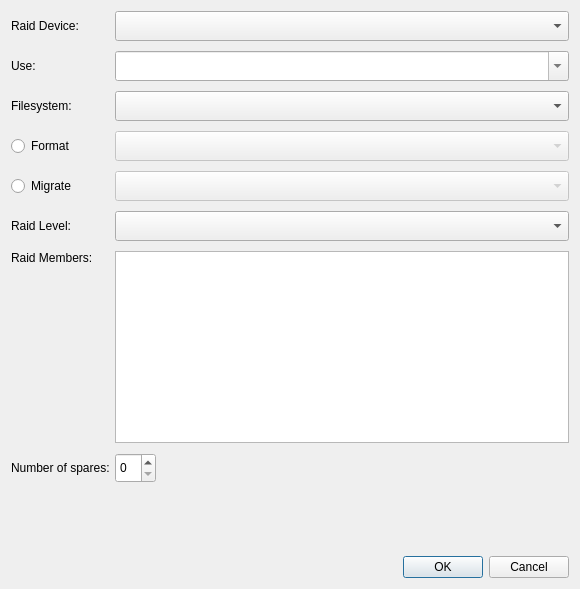
<?xml version="1.0" encoding="UTF-8"?>
<ui version="4.0">
 <class>RaidWidget</class>
 <widget class="QWidget" name="RaidWidget">
  <property name="geometry">
   <rect>
    <x>0</x>
    <y>0</y>
    <width>580</width>
    <height>589</height>
   </rect>
  </property>
  <layout class="QGridLayout" name="gridLayout">
   <property name="horizontalSpacing">
    <number>5</number>
   </property>
   <property name="verticalSpacing">
    <number>10</number>
   </property>
   <item row="0" column="0" colspan="2">
    <widget class="QLabel" name="raidMinorLabel">
     <property name="text">
      <string>Raid Device:</string>
     </property>
    </widget>
   </item>
   <item row="0" column="2" colspan="2">
    <widget class="QComboBox" name="raidMinors">
     <property name="minimumSize">
      <size>
       <width>0</width>
       <height>30</height>
      </size>
     </property>
    </widget>
   </item>
   <item row="1" column="0" colspan="2">
    <widget class="QLabel" name="label">
     <property name="text">
      <string>Use:</string>
     </property>
    </widget>
   </item>
   <item row="1" column="2" colspan="2">
    <widget class="QComboBox" name="mountpointMenu">
     <property name="minimumSize">
      <size>
       <width>0</width>
       <height>30</height>
      </size>
     </property>
     <property name="styleSheet">
      <string notr="true">color: #333333</string>
     </property>
     <property name="editable">
      <bool>true</bool>
     </property>
     <item>
      <property name="text">
       <string/>
      </property>
     </item>
    </widget>
   </item>
   <item row="2" column="0" colspan="2">
    <widget class="QLabel" name="filesystemLabel">
     <property name="text">
      <string>Filesystem:</string>
     </property>
    </widget>
   </item>
   <item row="2" column="2" colspan="2">
    <widget class="QComboBox" name="filesystemMenu">
     <property name="minimumSize">
      <size>
       <width>0</width>
       <height>30</height>
      </size>
     </property>
    </widget>
   </item>
   <item row="3" column="0" colspan="2">
    <widget class="QRadioButton" name="formatRadio">
     <property name="text">
      <string>Format</string>
     </property>
    </widget>
   </item>
   <item row="3" column="2" colspan="2">
    <widget class="QComboBox" name="formatCombo">
     <property name="enabled">
      <bool>false</bool>
     </property>
     <property name="minimumSize">
      <size>
       <width>0</width>
       <height>30</height>
      </size>
     </property>
    </widget>
   </item>
   <item row="4" column="0" colspan="2">
    <widget class="QRadioButton" name="migrateRadio">
     <property name="text">
      <string>Migrate</string>
     </property>
    </widget>
   </item>
   <item row="4" column="2" colspan="2">
    <widget class="QComboBox" name="migrateCombo">
     <property name="enabled">
      <bool>false</bool>
     </property>
     <property name="minimumSize">
      <size>
       <width>0</width>
       <height>30</height>
      </size>
     </property>
    </widget>
   </item>
   <item row="5" column="0" colspan="2">
    <widget class="QLabel" name="raidLevelLabel">
     <property name="text">
      <string>Raid Level:</string>
     </property>
    </widget>
   </item>
   <item row="5" column="2" colspan="2">
    <widget class="QComboBox" name="raidLevels">
     <property name="minimumSize">
      <size>
       <width>0</width>
       <height>30</height>
      </size>
     </property>
    </widget>
   </item>
   <item row="6" column="0" colspan="2">
    <widget class="QLabel" name="label_5">
     <property name="text">
      <string>Raid Members:</string>
     </property>
     <property name="alignment">
      <set>Qt::AlignLeading|Qt::AlignLeft|Qt::AlignTop</set>
     </property>
    </widget>
   </item>
   <item row="6" column="2" colspan="2">
    <widget class="QListWidget" name="raidMembers"/>
   </item>
   <item row="7" column="0" colspan="2">
    <widget class="QLabel" name="spareLabel">
     <property name="text">
      <string>Number of spares:</string>
     </property>
    </widget>
   </item>
   <item row="7" column="2">
    <widget class="QSpinBox" name="spareSpin">
     <property name="minimumSize">
      <size>
       <width>0</width>
       <height>30</height>
      </size>
     </property>
    </widget>
   </item>
   <item row="10" column="0" colspan="4">
    <widget class="QDialogButtonBox" name="buttonBox">
     <property name="standardButtons">
      <set>QDialogButtonBox::Cancel|QDialogButtonBox::Ok</set>
     </property>
    </widget>
   </item>
   <item row="9" column="0" colspan="3">
    <spacer name="verticalSpacer_3">
     <property name="orientation">
      <enum>Qt::Vertical</enum>
     </property>
     <property name="sizeHint" stdset="0">
      <size>
       <width>20</width>
       <height>40</height>
      </size>
     </property>
    </spacer>
   </item>
   <item row="7" column="3">
    <spacer name="horizontalSpacer">
     <property name="orientation">
      <enum>Qt::Horizontal</enum>
     </property>
     <property name="sizeHint" stdset="0">
      <size>
       <width>40</width>
       <height>20</height>
      </size>
     </property>
    </spacer>
   </item>
  </layout>
 </widget>
 <resources/>
 <connections>
  <connection>
   <sender>formatRadio</sender>
   <signal>clicked(bool)</signal>
   <receiver>formatCombo</receiver>
   <slot>setEnabled(bool)</slot>
   <hints>
    <hint type="sourcelabel">
     <x>62</x>
     <y>110</y>
    </hint>
    <hint type="destinationlabel">
     <x>164</x>
     <y>109</y>
    </hint>
   </hints>
  </connection>
  <connection>
   <sender>migrateRadio</sender>
   <signal>clicked(bool)</signal>
   <receiver>migrateCombo</receiver>
   <slot>setEnabled(bool)</slot>
   <hints>
    <hint type="sourcelabel">
     <x>62</x>
     <y>145</y>
    </hint>
    <hint type="destinationlabel">
     <x>164</x>
     <y>144</y>
    </hint>
   </hints>
  </connection>
 </connections>
</ui>
